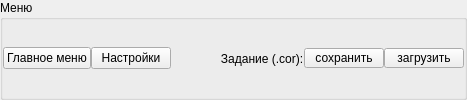
           <widget class="QGroupBox" name="groupBox">
            <property name="title">
             <string>Меню</string>
            </property>
            <layout class="QHBoxLayout" name="horizontalLayout_10">
             <property name="spacing">
              <number>0</number>
             </property>
             <property name="leftMargin">
              <number>0</number>
             </property>
             <property name="topMargin">
              <number>0</number>
             </property>
             <property name="rightMargin">
              <number>0</number>
             </property>
             <property name="bottomMargin">
              <number>0</number>
             </property>
             <item>
              <layout class="QHBoxLayout" name="horizontalLayout_2">
               <item>
                <widget class="QPushButton" name="b_main_choice">
                 <property name="maximumSize">
                  <size>
                   <width>130</width>
                   <height>16777215</height>
                  </size>
                 </property>
                 <property name="toolTip">
                  <string/>
                 </property>
                 <property name="text">
                  <string>Главное меню</string>
                 </property>
                </widget>
               </item>
               <item>
                <widget class="QPushButton" name="b_set">
                 <property name="maximumSize">
                  <size>
                   <width>130</width>
                   <height>16777215</height>
                  </size>
                 </property>
                 <property name="toolTip">
                  <string/>
                 </property>
                 <property name="text">
                  <string>Настройки</string>
                 </property>
                </widget>
               </item>
               <item>
                <spacer name="horizontalSpacer">
                 <property name="orientation">
                  <enum>Qt::Horizontal</enum>
                 </property>
                 <property name="sizeHint" stdset="0">
                  <size>
                   <width>40</width>
                   <height>20</height>
                  </size>
                 </property>
                </spacer>
               </item>
               <item>
                <widget class="QLabel" name="label">
                 <property name="maximumSize">
                  <size>
                   <width>95</width>
                   <height>16777215</height>
                  </size>
                 </property>
                 <property name="text">
                  <string>   Задание (.cor):</string>
                 </property>
                </widget>
               </item>
               <item>
                <widget class="QPushButton" name="b_task_save">
                 <property name="maximumSize">
                  <size>
                   <width>80</width>
                   <height>20</height>
                  </size>
                 </property>
                 <property name="text">
                  <string>сохранить</string>
                 </property>
                </widget>
               </item>
               <item>
                <widget class="QPushButton" name="b_task_load">
                 <property name="maximumSize">
                  <size>
                   <width>80</width>
                   <height>20</height>
                  </size>
                 </property>
                 <property name="text">
                  <string>загрузить</string>
                 </property>
                </widget>
               </item>
              </layout>
             </item>
            </layout>
           </widget>
